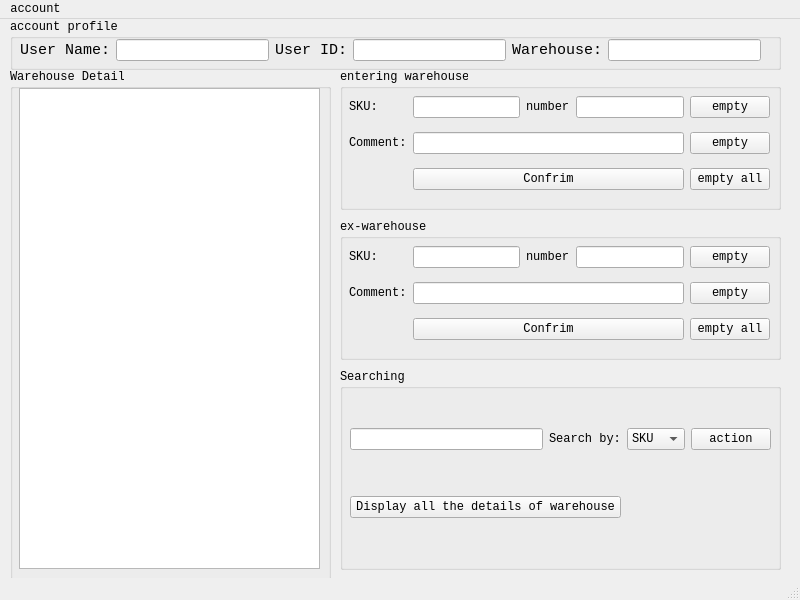
<?xml version="1.0" encoding="UTF-8"?>
<ui version="4.0">
 <class>MainWindow</class>
 <widget class="QMainWindow" name="MainWindow">
  <property name="geometry">
   <rect>
    <x>0</x>
    <y>0</y>
    <width>800</width>
    <height>600</height>
   </rect>
  </property>
  <property name="font">
   <font>
    <family>Consolas</family>
   </font>
  </property>
  <property name="windowTitle">
   <string>MainWindow</string>
  </property>
  <widget class="QWidget" name="centralwidget">
   <widget class="QGroupBox" name="groupBox">
    <property name="geometry">
     <rect>
      <x>10</x>
      <y>0</y>
      <width>771</width>
      <height>51</height>
     </rect>
    </property>
    <property name="title">
     <string>account profile</string>
    </property>
    <widget class="QWidget" name="gridLayoutWidget">
     <property name="geometry">
      <rect>
       <x>10</x>
       <y>20</y>
       <width>741</width>
       <height>22</height>
      </rect>
     </property>
     <layout class="QGridLayout" name="gridLayout">
      <item row="0" column="2">
       <widget class="QLabel" name="label_3">
        <property name="font">
         <font>
          <family>Consolas</family>
          <pointsize>11</pointsize>
         </font>
        </property>
        <property name="text">
         <string>User ID:</string>
        </property>
       </widget>
      </item>
      <item row="0" column="3">
       <widget class="QLineEdit" name="UserIDLine">
        <property name="enabled">
         <bool>true</bool>
        </property>
       </widget>
      </item>
      <item row="0" column="4">
       <widget class="QLabel" name="label_2">
        <property name="font">
         <font>
          <family>Consolas</family>
          <pointsize>11</pointsize>
         </font>
        </property>
        <property name="text">
         <string>Warehouse:</string>
        </property>
       </widget>
      </item>
      <item row="0" column="5">
       <widget class="QLineEdit" name="UserWarehouseIDLine">
        <property name="enabled">
         <bool>true</bool>
        </property>
       </widget>
      </item>
      <item row="0" column="1">
       <widget class="QLineEdit" name="UserNameLine">
        <property name="enabled">
         <bool>true</bool>
        </property>
       </widget>
      </item>
      <item row="0" column="0">
       <widget class="QLabel" name="label">
        <property name="font">
         <font>
          <family>Consolas</family>
          <pointsize>11</pointsize>
         </font>
        </property>
        <property name="text">
         <string>User Name:</string>
        </property>
       </widget>
      </item>
     </layout>
    </widget>
   </widget>
   <widget class="QGroupBox" name="groupBox_2">
    <property name="geometry">
     <rect>
      <x>10</x>
      <y>50</y>
      <width>321</width>
      <height>511</height>
     </rect>
    </property>
    <property name="title">
     <string>Warehouse Detail</string>
    </property>
    <widget class="QWidget" name="verticalLayoutWidget">
     <property name="geometry">
      <rect>
       <x>9</x>
       <y>19</y>
       <width>301</width>
       <height>481</height>
      </rect>
     </property>
     <layout class="QVBoxLayout" name="verticalLayout">
      <item>
       <widget class="QTableView" name="SQLTable"/>
      </item>
     </layout>
    </widget>
   </widget>
   <widget class="QGroupBox" name="groupBox_3">
    <property name="geometry">
     <rect>
      <x>340</x>
      <y>50</y>
      <width>441</width>
      <height>141</height>
     </rect>
    </property>
    <property name="title">
     <string>entering warehouse</string>
    </property>
    <widget class="QWidget" name="gridLayoutWidget_2">
     <property name="geometry">
      <rect>
       <x>9</x>
       <y>19</y>
       <width>421</width>
       <height>112</height>
      </rect>
     </property>
     <layout class="QGridLayout" name="gridLayout_2">
      <item row="1" column="4">
       <widget class="QPushButton" name="EN_empty_comment">
        <property name="text">
         <string>empty</string>
        </property>
       </widget>
      </item>
      <item row="1" column="0">
       <widget class="QLabel" name="label_6">
        <property name="text">
         <string>Comment:</string>
        </property>
       </widget>
      </item>
      <item row="0" column="0">
       <widget class="QLabel" name="label_4">
        <property name="text">
         <string>SKU:</string>
        </property>
       </widget>
      </item>
      <item row="0" column="4">
       <widget class="QPushButton" name="EN_empty_SKU">
        <property name="text">
         <string>empty</string>
        </property>
       </widget>
      </item>
      <item row="2" column="4">
       <widget class="QPushButton" name="EN_empty_all">
        <property name="text">
         <string>empty all</string>
        </property>
       </widget>
      </item>
      <item row="0" column="1">
       <widget class="QLineEdit" name="EN_SKU"/>
      </item>
      <item row="0" column="2">
       <widget class="QLabel" name="label_5">
        <property name="text">
         <string>number</string>
        </property>
       </widget>
      </item>
      <item row="0" column="3">
       <widget class="QLineEdit" name="EN_Num"/>
      </item>
      <item row="1" column="1" colspan="3">
       <widget class="QLineEdit" name="EN_comment"/>
      </item>
      <item row="2" column="1" colspan="3">
       <widget class="QPushButton" name="EN_confrim">
        <property name="text">
         <string>Confrim</string>
        </property>
       </widget>
      </item>
     </layout>
    </widget>
   </widget>
   <widget class="QGroupBox" name="groupBox_4">
    <property name="geometry">
     <rect>
      <x>340</x>
      <y>200</y>
      <width>441</width>
      <height>141</height>
     </rect>
    </property>
    <property name="title">
     <string>ex-warehouse</string>
    </property>
    <widget class="QWidget" name="gridLayoutWidget_3">
     <property name="geometry">
      <rect>
       <x>9</x>
       <y>19</y>
       <width>421</width>
       <height>112</height>
      </rect>
     </property>
     <layout class="QGridLayout" name="gridLayout_3">
      <item row="2" column="4">
       <widget class="QPushButton" name="EX_empty_all">
        <property name="text">
         <string>empty all</string>
        </property>
       </widget>
      </item>
      <item row="1" column="0">
       <widget class="QLabel" name="label_9">
        <property name="text">
         <string>Comment:</string>
        </property>
       </widget>
      </item>
      <item row="1" column="4">
       <widget class="QPushButton" name="EX_empty_comment">
        <property name="text">
         <string>empty</string>
        </property>
       </widget>
      </item>
      <item row="0" column="2">
       <widget class="QLabel" name="label_8">
        <property name="text">
         <string>number</string>
        </property>
       </widget>
      </item>
      <item row="0" column="0">
       <widget class="QLabel" name="label_7">
        <property name="text">
         <string>SKU:</string>
        </property>
       </widget>
      </item>
      <item row="0" column="1">
       <widget class="QLineEdit" name="EX_SKU"/>
      </item>
      <item row="0" column="4">
       <widget class="QPushButton" name="EX_empty_SKU">
        <property name="text">
         <string>empty</string>
        </property>
       </widget>
      </item>
      <item row="0" column="3">
       <widget class="QLineEdit" name="EX_Num"/>
      </item>
      <item row="1" column="1" colspan="3">
       <widget class="QLineEdit" name="EX_comment"/>
      </item>
      <item row="2" column="1" colspan="3">
       <widget class="QPushButton" name="EX_confrim">
        <property name="text">
         <string>Confrim</string>
        </property>
       </widget>
      </item>
     </layout>
    </widget>
   </widget>
   <widget class="QGroupBox" name="groupBox_5">
    <property name="geometry">
     <rect>
      <x>340</x>
      <y>350</y>
      <width>441</width>
      <height>201</height>
     </rect>
    </property>
    <property name="title">
     <string>Searching</string>
    </property>
    <widget class="QWidget" name="gridLayoutWidget_4">
     <property name="geometry">
      <rect>
       <x>10</x>
       <y>19</y>
       <width>421</width>
       <height>171</height>
      </rect>
     </property>
     <layout class="QGridLayout" name="gridLayout_4">
      <item row="0" column="0">
       <widget class="QLineEdit" name="Search_Key"/>
      </item>
      <item row="0" column="3">
       <widget class="QPushButton" name="Search_action">
        <property name="mouseTracking">
         <bool>false</bool>
        </property>
        <property name="text">
         <string>action</string>
        </property>
        <property name="checkable">
         <bool>false</bool>
        </property>
       </widget>
      </item>
      <item row="0" column="1">
       <widget class="QLabel" name="label_10">
        <property name="text">
         <string>Search by:</string>
        </property>
       </widget>
      </item>
      <item row="0" column="2">
       <widget class="QComboBox" name="SearchBy_comboBox">
        <item>
         <property name="text">
          <string>SKU</string>
         </property>
        </item>
        <item>
         <property name="text">
          <string>Name</string>
         </property>
        </item>
       </widget>
      </item>
      <item row="1" column="0" colspan="2">
       <widget class="QPushButton" name="ShowAll">
        <property name="text">
         <string>Display all the details of warehouse</string>
        </property>
       </widget>
      </item>
     </layout>
    </widget>
   </widget>
  </widget>
  <widget class="QMenuBar" name="menubar">
   <property name="geometry">
    <rect>
     <x>0</x>
     <y>0</y>
     <width>800</width>
     <height>21</height>
    </rect>
   </property>
   <widget class="QMenu" name="menuaccount">
    <property name="title">
     <string>account</string>
    </property>
    <addaction name="actionchange_password"/>
    <addaction name="actionexit_2"/>
   </widget>
   <addaction name="menuaccount"/>
  </widget>
  <widget class="QStatusBar" name="statusbar"/>
  <action name="actionimport_from_excel">
   <property name="text">
    <string>import SKU from excel</string>
   </property>
  </action>
  <action name="actionexit">
   <property name="text">
    <string>create new warehouse</string>
   </property>
  </action>
  <action name="actionnew_account">
   <property name="text">
    <string>new account</string>
   </property>
  </action>
  <action name="actiondelete_adminstator">
   <property name="text">
    <string>delete adminstator</string>
   </property>
  </action>
  <action name="actionchange_password">
   <property name="checkable">
    <bool>true</bool>
   </property>
   <property name="checked">
    <bool>false</bool>
   </property>
   <property name="text">
    <string>change password</string>
   </property>
  </action>
  <action name="actiondelete_warehouse">
   <property name="text">
    <string>delete warehouse</string>
   </property>
  </action>
  <action name="actionexit_2">
   <property name="text">
    <string>exit</string>
   </property>
  </action>
 </widget>
 <resources/>
 <connections>
  <connection>
   <sender>EN_empty_SKU</sender>
   <signal>clicked()</signal>
   <receiver>EN_SKU</receiver>
   <slot>clear()</slot>
   <hints>
    <hint type="sourcelabel">
     <x>740</x>
     <y>107</y>
    </hint>
    <hint type="destinationlabel">
     <x>522</x>
     <y>118</y>
    </hint>
   </hints>
  </connection>
  <connection>
   <sender>EN_empty_comment</sender>
   <signal>clicked()</signal>
   <receiver>EN_comment</receiver>
   <slot>clear()</slot>
   <hints>
    <hint type="sourcelabel">
     <x>768</x>
     <y>156</y>
    </hint>
    <hint type="destinationlabel">
     <x>665</x>
     <y>154</y>
    </hint>
   </hints>
  </connection>
  <connection>
   <sender>EN_empty_all</sender>
   <signal>clicked()</signal>
   <receiver>EN_comment</receiver>
   <slot>clear()</slot>
   <hints>
    <hint type="sourcelabel">
     <x>738</x>
     <y>192</y>
    </hint>
    <hint type="destinationlabel">
     <x>687</x>
     <y>154</y>
    </hint>
   </hints>
  </connection>
  <connection>
   <sender>EN_empty_all</sender>
   <signal>clicked()</signal>
   <receiver>EN_SKU</receiver>
   <slot>clear()</slot>
   <hints>
    <hint type="sourcelabel">
     <x>722</x>
     <y>190</y>
    </hint>
    <hint type="destinationlabel">
     <x>522</x>
     <y>118</y>
    </hint>
   </hints>
  </connection>
  <connection>
   <sender>EX_empty_SKU</sender>
   <signal>clicked()</signal>
   <receiver>EX_SKU</receiver>
   <slot>clear()</slot>
   <hints>
    <hint type="sourcelabel">
     <x>756</x>
     <y>255</y>
    </hint>
    <hint type="destinationlabel">
     <x>522</x>
     <y>268</y>
    </hint>
   </hints>
  </connection>
  <connection>
   <sender>EX_empty_comment</sender>
   <signal>clicked()</signal>
   <receiver>EX_comment</receiver>
   <slot>clear()</slot>
   <hints>
    <hint type="sourcelabel">
     <x>768</x>
     <y>306</y>
    </hint>
    <hint type="destinationlabel">
     <x>678</x>
     <y>304</y>
    </hint>
   </hints>
  </connection>
  <connection>
   <sender>EX_empty_all</sender>
   <signal>clicked()</signal>
   <receiver>EX_comment</receiver>
   <slot>clear()</slot>
   <hints>
    <hint type="sourcelabel">
     <x>768</x>
     <y>342</y>
    </hint>
    <hint type="destinationlabel">
     <x>687</x>
     <y>304</y>
    </hint>
   </hints>
  </connection>
  <connection>
   <sender>EX_empty_all</sender>
   <signal>clicked()</signal>
   <receiver>EX_SKU</receiver>
   <slot>clear()</slot>
   <hints>
    <hint type="sourcelabel">
     <x>768</x>
     <y>342</y>
    </hint>
    <hint type="destinationlabel">
     <x>522</x>
     <y>268</y>
    </hint>
   </hints>
  </connection>
 </connections>
</ui>
